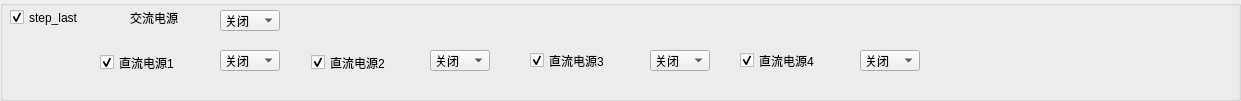
  <widget class="QGroupBox" name="groupBox_11">
   <property name="geometry">
    <rect>
     <x>0</x>
     <y>810</y>
     <width>1241</width>
     <height>101</height>
    </rect>
   </property>
   <property name="title">
    <string/>
   </property>
   <widget class="QComboBox" name="comboBox_S_End_DC4">
    <property name="geometry">
     <rect>
      <x>860</x>
      <y>50</y>
      <width>60</width>
      <height>21</height>
     </rect>
    </property>
    <item>
     <property name="text">
      <string>关闭</string>
     </property>
    </item>
    <item>
     <property name="text">
      <string>开启</string>
     </property>
    </item>
   </widget>
   <widget class="QComboBox" name="comboBox_S_End_AC">
    <property name="geometry">
     <rect>
      <x>220</x>
      <y>10</y>
      <width>60</width>
      <height>21</height>
     </rect>
    </property>
    <item>
     <property name="text">
      <string>关闭</string>
     </property>
    </item>
    <item>
     <property name="text">
      <string>开启</string>
     </property>
    </item>
   </widget>
   <widget class="QCheckBox" name="checkBox_S_End">
    <property name="geometry">
     <rect>
      <x>10</x>
      <y>7</y>
      <width>111</width>
      <height>21</height>
     </rect>
    </property>
    <property name="text">
     <string>step_last</string>
    </property>
    <property name="checked">
     <bool>true</bool>
    </property>
   </widget>
   <widget class="QLabel" name="label_8">
    <property name="geometry">
     <rect>
      <x>130</x>
      <y>10</y>
      <width>81</width>
      <height>16</height>
     </rect>
    </property>
    <property name="text">
     <string>交流电源</string>
    </property>
   </widget>
   <widget class="QComboBox" name="comboBox_S_End_DC1">
    <property name="geometry">
     <rect>
      <x>220</x>
      <y>50</y>
      <width>60</width>
      <height>21</height>
     </rect>
    </property>
    <item>
     <property name="text">
      <string>关闭</string>
     </property>
    </item>
    <item>
     <property name="text">
      <string>开启</string>
     </property>
    </item>
   </widget>
   <widget class="QComboBox" name="comboBox_S_End_DC3">
    <property name="geometry">
     <rect>
      <x>650</x>
      <y>50</y>
      <width>60</width>
      <height>21</height>
     </rect>
    </property>
    <item>
     <property name="text">
      <string>关闭</string>
     </property>
    </item>
    <item>
     <property name="text">
      <string>开启</string>
     </property>
    </item>
   </widget>
   <widget class="QCheckBox" name="checkBox_S_End_DC2">
    <property name="geometry">
     <rect>
      <x>311</x>
      <y>52</y>
      <width>111</width>
      <height>21</height>
     </rect>
    </property>
    <property name="text">
     <string>直流电源2</string>
    </property>
    <property name="checked">
     <bool>true</bool>
    </property>
   </widget>
   <widget class="QCheckBox" name="checkBox_S_End_DC3">
    <property name="geometry">
     <rect>
      <x>530</x>
      <y>50</y>
      <width>111</width>
      <height>21</height>
     </rect>
    </property>
    <property name="text">
     <string>直流电源3</string>
    </property>
    <property name="checked">
     <bool>true</bool>
    </property>
   </widget>
   <widget class="QCheckBox" name="checkBox_S_End_DC4">
    <property name="geometry">
     <rect>
      <x>740</x>
      <y>50</y>
      <width>121</width>
      <height>21</height>
     </rect>
    </property>
    <property name="text">
     <string>直流电源4</string>
    </property>
    <property name="checked">
     <bool>true</bool>
    </property>
   </widget>
   <widget class="QComboBox" name="comboBox_S_End_DC2">
    <property name="geometry">
     <rect>
      <x>430</x>
      <y>50</y>
      <width>60</width>
      <height>21</height>
     </rect>
    </property>
    <item>
     <property name="text">
      <string>关闭</string>
     </property>
    </item>
    <item>
     <property name="text">
      <string>开启</string>
     </property>
    </item>
   </widget>
   <widget class="QCheckBox" name="checkBox_S_End_DC1">
    <property name="geometry">
     <rect>
      <x>100</x>
      <y>52</y>
      <width>121</width>
      <height>21</height>
     </rect>
    </property>
    <property name="text">
     <string>直流电源1</string>
    </property>
    <property name="checked">
     <bool>true</bool>
    </property>
   </widget>
  </widget>
